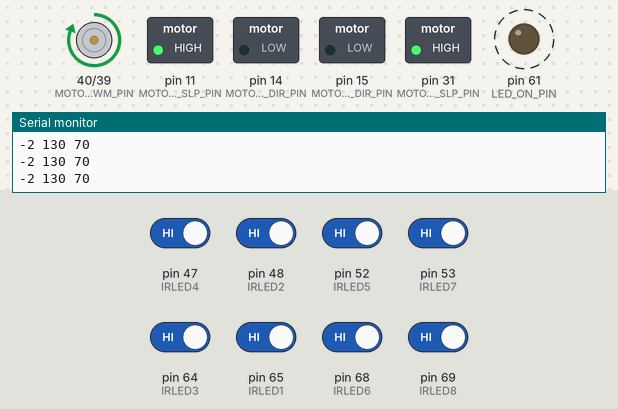
Bench run of a sketch on a simulated Arduino Mega 2560, built with avr-gcc and run on an emulated ATmega2560. Parts: motor-driver pin pairs drawn as motors (green arrow = first pin HIGH = forward, orange = second pin HIGH = backward, longer = more drive), switched loads named in the sketch (green lamp = pin HIGH), output pins drawn as LEDs (lit = HIGH), the last lines printed to the serial monitor. Dashed ring = blinking. Inputs (shaded band) come from the test bench; at power-on: pin 47 (IRLED4), pin 48 (IRLED2), pin 52 (IRLED5), pin 53 (IRLED7), pin 64 (IRLED3), pin 65 (IRLED1), pin 68 (IRLED6), pin 69 (IRLED8) HIGH.

Above: at 1.2 s.
1.3 s: pin 65 (IRLED1) driven LOW
At 2.5 s:
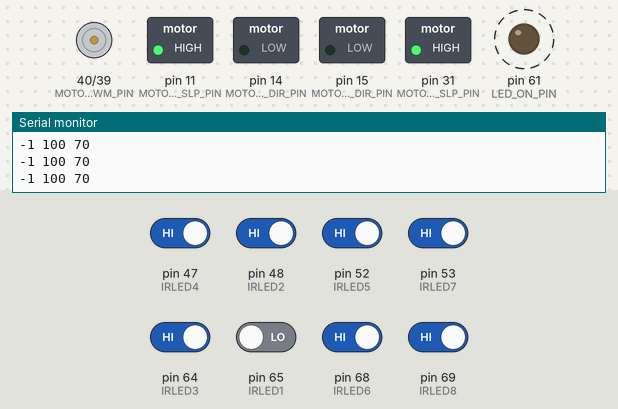
2.8 s: pin 64 (IRLED3) driven LOW
At 3.4 s:
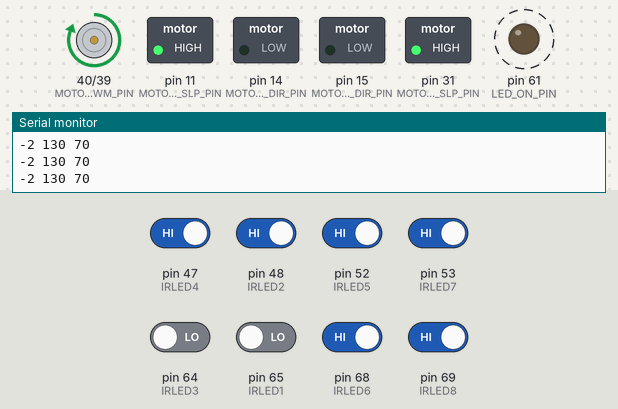
5.8 s: pin 64 (IRLED3) driven HIGH
At 6.5 s:
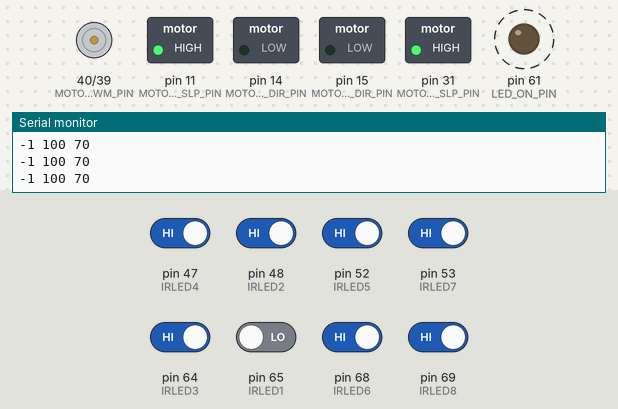
7.3 s: pin 65 (IRLED1) driven HIGH
At 8.6 s:
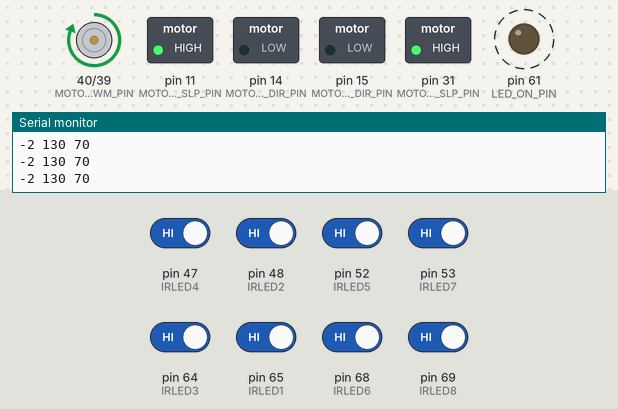
Timing chart, 0 to 12.8 s (numbered marks = the images above; inputs shaded):
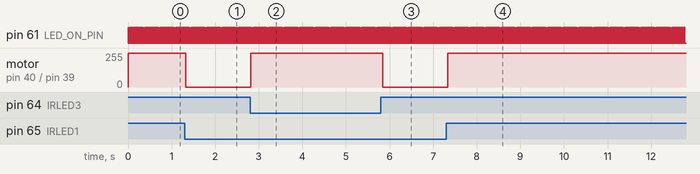

Measured:
- after the input at 1.3 s, motor on pin 40 (MOTOR_L_PWM_PIN) / pin 39 (MOTOR_R_PWM_PIN): forward 255/255 → stopped at once
- after the input at 2.8 s, motor on pin 40 (MOTOR_L_PWM_PIN) / pin 39 (MOTOR_R_PWM_PIN): stopped → forward 255/255 at once
- after the input at 5.8 s, motor on pin 40 (MOTOR_L_PWM_PIN) / pin 39 (MOTOR_R_PWM_PIN): forward 255/255 → stopped at once
- after the input at 7.3 s, motor on pin 40 (MOTOR_L_PWM_PIN) / pin 39 (MOTOR_R_PWM_PIN): stopped → forward 255/255 at once
- by itself, pin 61 (LED_ON_PIN): alternates HIGH for 0.01 s and LOW for 0.03 s

The sketch:

LaunchPad_Racecar.ino
```cpp
/******************
 * Pin Definitions*
 ******************/

//Right Motor
#define MOTOR_L_DIR_PIN 14 //P1.7
#define MOTOR_L_PWM_PIN 40 //P2.7
#define MOTOR_L_SLP_PIN 31 //P3.7

//Left Motor
#define MOTOR_R_DIR_PIN 15 //P1.6
#define MOTOR_R_PWM_PIN 39 //P2.6
#define MOTOR_R_SLP_PIN 11 //P3.6

//IR sensors
#define IRLED1 65     //P7_0
#define IRLED2 48     //P7_1
#define IRLED3 64     //P7_2
#define IRLED4 47     //P7_3
#define IRLED5 52     //P7_4
#define IRLED6 68     //P7_5
#define IRLED7 53     //P7_6
#define IRLED8 69     //P7_7
#define LED_ON_PIN 61 //P5_3

//PID proportional control constant
#define KP 30

uint8_t LED_READ_POS = 0;

/********************
 * Value Definitions*
 ********************/

#define leftBase 70; //calibrated straight line drive speed, left motor
#define rightBase 70; //calibrated straight line drive speed, right motor

uint8_t LED_value [8] = {0,0,0,0,0,0,0,0};

#define FORWARD LOW
#define REVERSE HIGH


/////////////////////////////////////////////////////////////

void setup() {

  //Motor setup

  pinMode(MOTOR_L_DIR_PIN, OUTPUT);
  pinMode(MOTOR_L_PWM_PIN, OUTPUT);
  pinMode(MOTOR_L_SLP_PIN, OUTPUT);
  pinMode(MOTOR_R_DIR_PIN, OUTPUT);
  pinMode(MOTOR_R_PWM_PIN, OUTPUT);
  pinMode(MOTOR_R_SLP_PIN, OUTPUT);

  digitalWrite(MOTOR_L_SLP_PIN, HIGH);
  digitalWrite(MOTOR_R_SLP_PIN, HIGH);

  digitalWrite(MOTOR_L_DIR_PIN, FORWARD);
  digitalWrite(MOTOR_R_DIR_PIN, FORWARD);

  //IR LED setup

  pinMode(LED_ON_PIN, OUTPUT);

  Serial.begin(9600);


}

void loop() {

  //read IR LED array data
  //turn on IR LEDs
  digitalWrite(LED_ON_PIN, HIGH);

  //set I/O lines to OUTPUT
  pinMode(IRLED1, OUTPUT);
  pinMode(IRLED2, OUTPUT);
  pinMode(IRLED3, OUTPUT);
  pinMode(IRLED4, OUTPUT);
  pinMode(IRLED5, OUTPUT);
  pinMode(IRLED6, OUTPUT);
  pinMode(IRLED7, OUTPUT);
  pinMode(IRLED8, OUTPUT);

  //drive I/O lines high
  digitalWrite(IRLED1, HIGH);
  digitalWrite(IRLED2, HIGH);
  digitalWrite(IRLED3, HIGH);
  digitalWrite(IRLED4, HIGH);
  digitalWrite(IRLED5, HIGH);
  digitalWrite(IRLED6, HIGH);
  digitalWrite(IRLED7, HIGH);
  digitalWrite(IRLED8, HIGH);

  //delay for IR sensor saturation
  delayMicroseconds(20);

  pinMode(IRLED1, INPUT);
  pinMode(IRLED2, INPUT);
  pinMode(IRLED3, INPUT);
  pinMode(IRLED4, INPUT);
  pinMode(IRLED5, INPUT);
  pinMode(IRLED6, INPUT);
  pinMode(IRLED7, INPUT);
  pinMode(IRLED8, INPUT);

  //wait 1 ms and measure LED values
  delay(1);

  LED_value[0] = digitalRead(IRLED1) << 7;
  LED_value[1] = digitalRead(IRLED2) << 6;
  LED_value[2] = digitalRead(IRLED3) << 5;
  LED_value[3] = digitalRead(IRLED4) << 4;
  LED_value[4] = digitalRead(IRLED5) << 3;
  LED_value[5] = digitalRead(IRLED6) << 2;
  LED_value[6] = digitalRead(IRLED7) << 1;
  LED_value[7] = digitalRead(IRLED8);

//  Serial.print(LED_value[0]); Serial.print(" ");
//  Serial.print(LED_value[1]); Serial.print(" ");
//  Serial.print(LED_value[2]); Serial.print(" ");
//  Serial.print(LED_value[3]); Serial.print(" ");
//  Serial.print(LED_value[4]); Serial.print(" ");
//  Serial.print(LED_value[5]); Serial.print(" ");
//  Serial.print(LED_value[6]); Serial.print(" ");
//  Serial.print(LED_value[7]); Serial.print(" ");


  //rate-limit IR LED data capture rate to 100 Hz, and save power

  delay(9);
  digitalWrite(LED_ON_PIN, LOW);

  LED_READ_POS = 0;

  int i = 0;

  while (LED_READ_POS == 0 && i < 8)
  {
    LED_READ_POS += LED_value[i];
    i++;
  }

  if (i < 8)
  {
    LED_READ_POS -= LED_value[i];
  }

  //Serial.println(LED_READ_POS);

  int8_t delta = 0;
  if (LED_READ_POS == 16 || LED_READ_POS == 0)
  {
    //delta is 0
  }
  if (LED_READ_POS > 16)
  {
    i = LED_READ_POS;
    while (i != 16)
    {
      delta-=1;
      i>>=1;
    }
  }
  else
  {
    i = 16;
    while (i != LED_READ_POS)
    {
      delta+=1;
      i>>=1;
    }
  }

  int leftSpeed = leftBase;
  int rightSpeed = rightBase;

  if (delta < 0)
  {
    leftSpeed -= KP * delta;
  }
  else if (delta > 0)
  {
    rightSpeed += KP * delta;
  }

  constrain(leftSpeed, 30, 170);
  constrain(rightSpeed, 30, 170);

  analogWrite(MOTOR_L_PWM_PIN, leftSpeed);
  analogWrite(MOTOR_R_PWM_PIN, rightSpeed);

  Serial.print(delta); Serial.print(" ");
  Serial.print(leftSpeed); Serial.print(" ");
  Serial.println(rightSpeed);

  delay(25);

}
```
